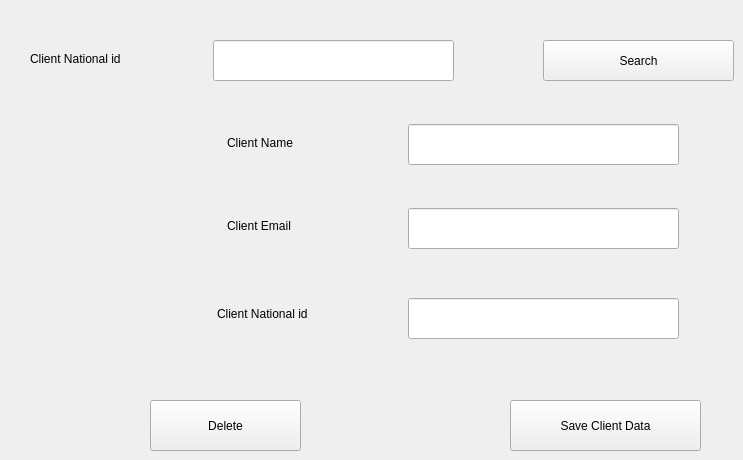
      <widget class="QWidget" name="tab_14">
       <attribute name="title">
        <string>Edit or Delete a Client</string>
       </attribute>
       <widget class="QPushButton" name="pushButton_23">
        <property name="geometry">
         <rect>
          <x>510</x>
          <y>400</y>
          <width>191</width>
          <height>51</height>
         </rect>
        </property>
        <property name="text">
         <string>Save Client Data</string>
        </property>
       </widget>
       <widget class="QLineEdit" name="lineEdit_27">
        <property name="geometry">
         <rect>
          <x>213</x>
          <y>40</y>
          <width>241</width>
          <height>41</height>
         </rect>
        </property>
       </widget>
       <widget class="QLabel" name="label_38">
        <property name="geometry">
         <rect>
          <x>30</x>
          <y>43</y>
          <width>171</width>
          <height>31</height>
         </rect>
        </property>
        <property name="text">
         <string>Client National id</string>
        </property>
       </widget>
       <widget class="QPushButton" name="pushButton_24">
        <property name="geometry">
         <rect>
          <x>150</x>
          <y>400</y>
          <width>151</width>
          <height>51</height>
         </rect>
        </property>
        <property name="text">
         <string>Delete</string>
        </property>
       </widget>
       <widget class="QPushButton" name="pushButton_25">
        <property name="geometry">
         <rect>
          <x>543</x>
          <y>40</y>
          <width>191</width>
          <height>41</height>
         </rect>
        </property>
        <property name="text">
         <string>Search</string>
        </property>
       </widget>
       <widget class="QLabel" name="label_32">
        <property name="geometry">
         <rect>
          <x>217</x>
          <y>303</y>
          <width>171</width>
          <height>21</height>
         </rect>
        </property>
        <property name="text">
         <string>Client National id</string>
        </property>
       </widget>
       <widget class="QLabel" name="label_33">
        <property name="geometry">
         <rect>
          <x>227</x>
          <y>215</y>
          <width>151</width>
          <height>21</height>
         </rect>
        </property>
        <property name="text">
         <string>Client Email</string>
        </property>
       </widget>
       <widget class="QLabel" name="label_34">
        <property name="geometry">
         <rect>
          <x>227</x>
          <y>132</y>
          <width>151</width>
          <height>21</height>
         </rect>
        </property>
        <property name="text">
         <string>Client Name</string>
        </property>
       </widget>
       <widget class="QLineEdit" name="lineEdit_28">
        <property name="geometry">
         <rect>
          <x>408</x>
          <y>124</y>
          <width>271</width>
          <height>41</height>
         </rect>
        </property>
       </widget>
       <widget class="QLineEdit" name="lineEdit_29">
        <property name="geometry">
         <rect>
          <x>408</x>
          <y>208</y>
          <width>271</width>
          <height>41</height>
         </rect>
        </property>
       </widget>
       <widget class="QLineEdit" name="lineEdit_32">
        <property name="geometry">
         <rect>
          <x>408</x>
          <y>298</y>
          <width>271</width>
          <height>41</height>
         </rect>
        </property>
       </widget>
      </widget>
